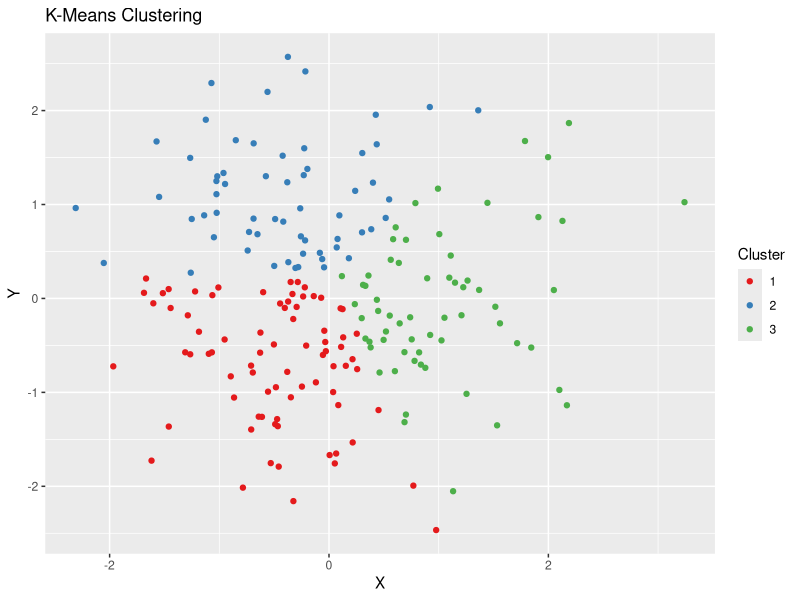

The R source for this figure:
# Lab 10 Debarun Ghosh
# Clustering Model
# Load required libraries
library(ggplot2)  # For data visualization

# Generate random data for the example
set.seed(123)  # Setting seed for reproducibility
n <- 200
data <- data.frame(
  X = rnorm(n),
  Y = rnorm(n)
)

# Perform k-means clustering
num_clusters <- 3
kmeans_result <- kmeans(data, centers = num_clusters)

# Add cluster labels to the data
data$Cluster <- as.factor(kmeans_result$cluster)

# Plot the clustered data using ggplot2
print(ggplot(data, aes(x = X, y = Y, color = Cluster)) +
  geom_point() +
  scale_color_brewer(palette = "Set1") +
  labs(title = "K-Means Clustering"))
